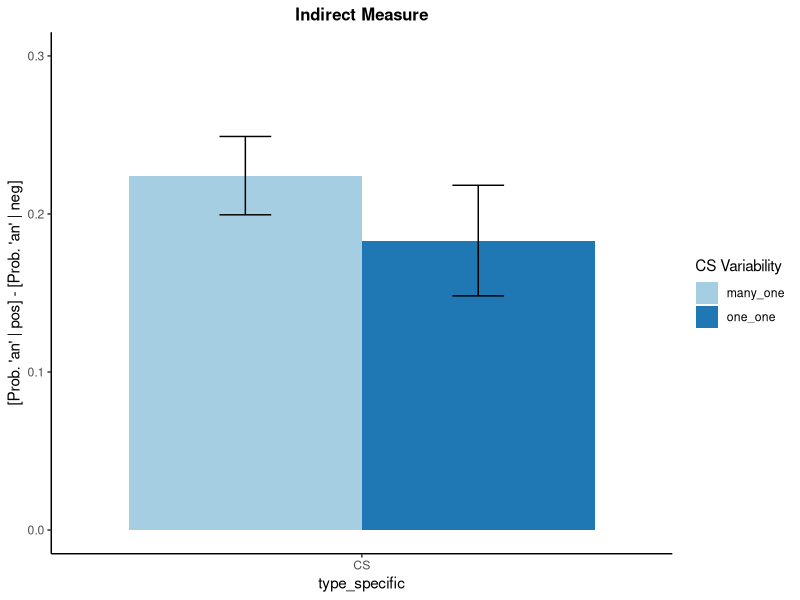

Source code (R): (Note: this script raises an error after producing the figure.)

################### CS Variability: one-to-one vs. many-to-one
### january, 2021
### Kathrin Reichmann

### Indirect Measure

### content:

# Key Press:
# (1) Type x CS Variability
# (2) Type x CS Variability x Measure
# (3) CS Category
# (4) individual CS exemplars
# (5) individual targets

# Reaction Times:
# (1) Type x CS Variability
# (2) Type x CS Variability x Measure
# (3) including presentation order

### import:
#indirect.csv

### set working directory:
setwd("\\\\sn00.zdv.uni-tuebingen.de/siskr01/Documents/Github/CSCond_analysis/CSCond_analysis/data")
#setwd("C:/Users/reich/Documents/GitHub/CSCond_analysis/data")

library(dplyr)
#library(tidyverse)

#Plot
library(ggplot2)

#Analysis
library(afex)
library(lme4)

#Functions
CI <- function(x) qnorm(0.975)*sd(x)/sqrt(length(x))
se <- function(x) sd(x)/sqrt(length(x))

setwd("\\\\sn00.zdv.uni-tuebingen.de/siskr01/Documents/Github/CSCond_analysis/CSCond_analysis/data")
#setwd("C:/Users/reich/Documents/GitHub/CSCond_analysis/data")


#import data
indirect <- read.csv2('indirect.csv', header = TRUE)
str(indirect)

as_factor <- c("subject", "val", "condition_code", "condition", "measure", "measure_code", "type", "type_specific", "category", "cs_selected")

for (factor in as_factor){
  indirect[, factor] <- as.factor(indirect[,factor])
}

indirect$type_specific <- factor(indirect$type_specific, levels = c("CS", "GS same", "GS different", "Feature"))
str(indirect)

# calculate probabilities -------------------------------------------------


#generate variable prob
dataIndirect <- aggregate(response ~ subject + condition_code + condition + measure + val + type + type_specific, indirect, sum )
dataIndirect$nr_val <- aggregate(response ~ subject + condition_code + condition + measure + val + type + type_specific, indirect, length)[[8]]
dataIndirect$prob <- (dataIndirect$response/dataIndirect$nr_val) #prob: proportion "angenehm" of all stimuli in a combination of conditions
head(dataIndirect)

#generate variable diff
for (name in unique(dataIndirect$type_specific)){
  temp <- dataIndirect[dataIndirect$type_specific == name,];
  dataIndirect$diff[dataIndirect$type_specific == name] <- temp$prob[temp$val == "pos"] - temp$prob[temp$val == "neg"]
}

#columns for all "angenehm" and "unangenehm" answers
dataIndirect$an <- dataIndirect$response #column for "unangenehm" answer
dataIndirect$un <- dataIndirect$nr_val - dataIndirect$response #column for "angenehm" answer
head(dataIndirect)


### Plot difference scores: CS Variability x Type

barplotDiffData <- aggregate(diff ~ condition + type_specific, dataIndirect, mean)
barplotDiffData$se <- aggregate(diff ~ condition + type_specific, dataIndirect, se)[[3]]


barplotDiff <- ggplot(barplotDiffData, aes (x = type_specific, y = diff, fill = condition)) +
  geom_bar(stat = 'identity', position = position_dodge(), show.legend = TRUE) +
  geom_errorbar(aes(ymin= diff - se, ymax= diff + se), width=.2,
                position=position_dodge(.9)) +
  ggtitle("Indirect Measure") + 
  scale_fill_brewer(palette = "Paired") +
  theme_classic() +
  theme(plot.title = element_text (hjust = 0.5, face = "bold", size = 12)) +
  labs(fill = "CS Variability") +
  scale_y_continuous (name = "[Prob. 'an' | pos] - [Prob. 'an' | neg]", breaks = seq(0, 0.3, 0.1), limits = c(0, 0.3))
barplotDiff


################### one-sample t-tests
#H0: mu = 0
#H1: mu not equal to 0 -> EC effect is significant

#for GS different
t.test(dataIndirect$diff[dataIndirect$condition == "one_one" & dataIndirect$type_specific == "GS different"], mu = 0, alternative = "two.sided")
t.test(dataIndirect$diff[dataIndirect$condition == "many_one" & dataIndirect$type_specific == "GS different"], mu = 0, alternative = "two.sided")


################### (1) CS Variability x Type (CS vs. GS same)

#Hypothesis: interaction type x CS Variability


CSGSsame <- dataIndirect[dataIndirect$type_specific == "CS" | dataIndirect$type_specific == "GS same",]

#### mixed-model ANOVA with CS Variability x Type (CS vs. GS same)
indirect.type <- aggregate(diff ~ condition + type_specific + subject, CSGSsame, mean)
aov_specific <- aov_car(diff ~ condition*type_specific + Error(subject/type_specific), indirect.type, anova_table = list("pes"))
aov_specific

#2-way interaction n.s.

################### CS Variability x Type (CS vs. GS same vs. GS different vs. Feature)

#### mixed-model ANOVA with CS Variability x Type (CS vs. GS same vs. GS different vs. Feature)
indirect.type <- aggregate(diff ~ condition + type_specific + subject, dataIndirect, mean)
aov_specific <- aov_car(diff ~ condition*type_specific + Error(subject/type_specific), indirect.type, anova_table = list("pes"))
summary(aov_specific)
#Departure from Sphericity, use Greenhouse-Geisser correction

#interaction n.s.
#main effect type_specific
aggregate(diff ~ type_specific, dataIndirect, mean)


##????? as linear model
lm.type_specific <- lm(diff ~ type_specific*condition, dataIndirect)
summary(lm.type_specific)

lm.type_specific2 <- lmer(diff ~ type_specific + condition + (type_specific | subject), dataIndirect)
summary(lm.type_specific)

lm.type_specific3 <- lmer(diff ~ type_specific*condition + (type_specific | subject), dataIndirect)
summary(lm.type_specific3)

anova(lm.type_specific2, lm.type_specific3)



#simple slopes
#CS
lm1 <- lm(diff ~ condition, dataIndirect[dataIndirect$type_specific == "CS",])
summary(lm1)

lm2 <- lm(diff ~ condition, dataIndirect[dataIndirect$type_specific == "GS same",])
summary(lm2)

lm3 <- lm(diff ~ condition, dataIndirect[dataIndirect$type_specific == "GS different",])
summary(lm3)

lm4 <- lm(diff ~ condition, dataIndirect[dataIndirect$type_specific == "Feature",])
summary(lm4)


################### randomly select 2 CSs in "many-to-one"

new_one <- indirect[indirect$condition == "one_one",]
new_many <- indirect[indirect$condition == "many_one",]
new_many <- new_many[!new_many$type_specific == "CS",]
new_indirect <- rbind(new_one, new_many)

for (subject in unique(indirect$subject)){
  if (indirect$condition[indirect$subject == subject] == "many_one"){
    for (cat in 1:4){
      temp <- indirect[indirect$subject == subject & indirect$type_specific == "CS" & indirect$category == cat,]
      select <- temp[1:2,]
      new_indirect <- rbind(new_indirect, select)
    }
  }
  
}

#generate variable prob
dataIndirect_new <- aggregate(response ~ subject + condition_code + condition + measure + val + type + type_specific, new_indirect, sum )
dataIndirect_new$nr_val <- aggregate(response ~ subject + condition_code + condition + measure + val + type + type_specific, new_indirect, length)[[8]]
dataIndirect_new$prob <- (dataIndirect$response/dataIndirect$nr_val) #prob: proportion "angenehm" of all stimuli in a combination of conditions
head(dataIndirect)

#generate variable diff
for (name in unique(dataIndirect_new$type_specific)){
  temp <- dataIndirect_new[dataIndirect_new$type_specific == name,];
  dataIndirect_new$diff[dataIndirect_new$type_specific == name] <- temp$prob[temp$val == "pos"] - temp$prob[temp$val == "neg"]
}

#Plot
barplotDiffData <- aggregate(diff ~ condition + type_specific, dataIndirect_new, mean)
barplotDiffData$se <- aggregate(diff ~ condition + type_specific, dataIndirect_new, se)[[3]]


barplotDiff <- ggplot(barplotDiffData, aes (x = type_specific, y = diff, fill = condition)) +
  geom_bar(stat = 'identity', position = position_dodge(), show.legend = TRUE) +
  geom_errorbar(aes(ymin= diff - se, ymax= diff + se), width=.2,
                position=position_dodge(.9)) +
  ggtitle("Indirect Measure") + 
  scale_fill_brewer(palette = "Paired") +
  theme_classic() +
  theme(plot.title = element_text (hjust = 0.5, face = "bold", size = 12)) +
  labs(fill = "CS Variability") +
  scale_y_continuous (name = "[Prob. 'an' | pos] - [Prob. 'an' | neg]", breaks = seq(0, 0.3, 0.1), limits = c(0, 0.3))
barplotDiff

#### mixed-model ANOVA with CS Variability x Type (CS -only 2 CSs vs. GS same vs. GS different vs. Feature)
indirect.type <- aggregate(diff ~ condition + type_specific + subject, dataIndirect_new, mean)
aov_specific <- aov_car(diff ~ condition*type_specific + Error(subject/type_specific), indirect.type, anova_table = list("pes"))
summary(aov_specific)
#Departure from Sphericity, use Greenhouse-Geisser correction

################### calculate Generalized Linear Model (GLM)

#GLM on (un, an) condition * type_specific * val

glm1 <- glm(cbind(un, an) ~ 1, binomial, dataIndirect) #minimal model
glm2 <- glm(cbind(un, an) ~ condition + type_specific + val, binomial, dataIndirect)
glm3 <- glm(cbind(un, an) ~ condition* type_specific + val, binomial, dataIndirect)
glm4 <- glm(cbind(un, an) ~ condition* type_specific * val, binomial, dataIndirect) #saturated model
anova(glm1, glm2, glm3, glm4, test = "LRT")
summary(glm4)

#"WK angenehm bei one_one und CS"
predict(glm4, data.frame(condition = "one_one", type_specific = "CS", val = 'neg'), type = "resp")
predict(glm4, data.frame(condition = "one_one", type_specific = "CS", val = 'pos'), type = "resp")


################## Additional plots

#plot different valences
barplotDiffData <- aggregate(prob ~ val + type_specific + condition, dataIndirect, mean)
barplotDiffData$se <- aggregate(prob ~ val + type_specific + condition, dataIndirect, se)[[4]]

barplotPosNeg <- ggplot(barplotDiffData, aes (x = type_specific, y = prob, fill = condition)) +
  facet_grid(. ~ val)+
  geom_bar(stat = 'identity', position = position_dodge(), show.legend = TRUE) +
  geom_errorbar(aes(ymin= prob - se, ymax= prob + se), width=.2,
                position=position_dodge(.9)) +
    geom_hline(yintercept = 0.5, color = "red") +
  ggtitle("Positive and Negative Valence") + 
  theme(plot.title = element_text (hjust = 0.5, face = "bold", size = 12)) +
  scale_fill_brewer(palette = "Paired") +
  scale_y_continuous(name = "Prob. of 'Angenehm'")
barplotPosNeg

#boxplot
posnegIndirectData <- aggregate(prob ~ val + type_specific + condition, dataIndirect, mean)
posnegIndirect <- ggplot(dataIndirect, aes (x = type_specific, y = prob, fill = condition)) +
  facet_grid(. ~ val) +
  stat_boxplot(geom = "errorbar") +
  geom_boxplot(show.legend = TRUE) +
  ggtitle("Positive and Negative Pairings") + 
  theme(plot.title = element_text (hjust = 0.5, face = "bold", size = 12)) +
  scale_fill_brewer(palette = "Blues") +
  scale_y_continuous(name = "Prob. of 'Angenehm'")
posnegIndirect

################## (2) Variability x Type x Measure

#Plot
barplotDiffMeasure <- aggregate(diff ~ type_specific + measure + condition, dataIndirect, mean)
barplotDiffMeasure$se <- aggregate(diff ~ type_specific + measure + condition, dataIndirect, se)[[4]]

indirect.Measure <- ggplot(barplotDiffMeasure, aes (x = type_specific, y = diff, fill = condition)) +
  facet_grid(. ~ measure) +
  geom_bar(stat = 'identity', position = position_dodge(), show.legend = TRUE) +
  geom_errorbar(aes(ymin= diff - se, ymax= diff + se), width=.2,
                position=position_dodge(.9)) +
  ggtitle("Indirect Measure") + 
  theme(plot.title = element_text (hjust = 0.5, face = "bold", size = 12)) +
  scale_fill_brewer(palette = "Paired")  + 
  scale_y_continuous(name = "[Prob. 'an' | pos] - [Prob. 'an' | neg]")
indirect.Measure

#ANOVA
indirect.measure <- aggregate(diff ~ condition + measure + type_specific + subject, dataIndirect, mean)
aov_measure <- aov_car(diff ~ condition*type_specific*measure + Error(subject/type_specific), indirect.measure, anova_table = list("pes"))
aov_measure
summary(aov_measure)
#interaction n.s., no significant influence of 'measure'

################## (3) including category

#Plot
categoryIndirect <- aggregate(response ~  condition  + val + type_specific + category, indirect, sum )
categoryIndirect$nr_val <- aggregate(response ~ condition + val + type_specific + category, indirect, length)[[5]]
categoryIndirect$prob <- (categoryIndirect$response/categoryIndirect$nr_val)
head(categoryIndirect)

plot.categories <- ggplot(categoryIndirect, aes (x = category, y = prob, fill = val)) +
  stat_boxplot(geom = "errorbar") +
  geom_boxplot(show.legend = TRUE) +
  geom_hline(yintercept = 0.5, color = "red") +
  ggtitle("Categories") + 
  theme(plot.title = element_text (hjust = 0.5, face = "bold", size = 12)) +
  scale_fill_brewer(palette = "Blues") 
plot.categories

################## (4) including individual CSs

#Plot
CSselectedIndirect <- aggregate(response ~  val + cs_selected, indirect, sum )
CSselectedIndirect$nr_val <- aggregate(response ~ val + cs_selected, indirect, length)[[3]]
CSselectedIndirect$prob <- (CSselectedIndirect$response/CSselectedIndirect$nr_val)
head(CSselectedIndirect)

CsselectedPlot <- ggplot(CSselectedIndirect, aes (x = cs_selected, y = prob, col = val)) +
  geom_point(show.legend = TRUE) +
  ggtitle("Single CSs") + 
  theme(plot.title = element_text (hjust = 0.5, face = "bold", size = 12)) +
  scale_fill_brewer(palette = "Blues") 
CsselectedPlot

#4/GS2 
#1/GS1, 1/GS2, 1/GS3 

################## (5) including targets


targetsIndirect <- aggregate(response ~ target + val + condition + type_specific, indirect, sum)
targetsIndirect$nr_val <- aggregate(response ~ target + val + condition + type_specific, indirect, length) [[5]]
targetsIndirect$prob <- (targetsIndirect$response/targetsIndirect$nr_val)
head(targetsIndirect)

#generate variable diff
for (target in unique(targetsIndirect$target)){
  for (name in unique(targetsIndirect$type_specific)){
    temp <- targetsIndirect[targetsIndirect$target == target & targetsIndirect$type_specific == name,];
    targetsIndirect$diff[targetsIndirect$target == target & targetsIndirect$type_specific == name] <- temp$prob[temp$val == "pos"] - temp$prob[temp$val == "neg"]
  }
}

head(targetsIndirect)

## ?? include target as grouping factor in analysis
lmProbTargets <- lmer(diff ~ type_specific*condition*val + (type_specific|target), targetsIndirect)
summary(lmProbTargets)

#Plot
plot.targets <- aggregate(prob ~ target + val, targetsIndirect, mean)
plot.targets$target <- as.factor(plot.targets$target)

plotTarget <- ggplot(plot.targets, aes (x = target, y = prob, col = val)) +
  geom_point() +
  ggtitle("Targets on x-axis") + 
  theme(plot.title = element_text (hjust = 0.5, face = "bold", size = 12)) +
  scale_color_brewer(palette = "Set1") +
  scale_y_continuous(name = "Prob. 'angenehm'")
plotTarget

#Target 13 und 29 immer eher pos.
#Target 42 eher neg.

# reaction times ----------------------------------------------------------


#generate data set with reaction times
dataRT <- aggregate(rt ~ subject + condition_code + condition + measure + val + type + type_specific + nr_pres, indirect, mean )
dataRT <- dataRT[!dataRT$rt > 5000,]
head(dataRT)


################## (1) CS variability x type_specific

#Plot
plot.RT <- aggregate(rt ~ condition + type_specific, dataRT, mean)
plot.RT$se <- aggregate(rt ~ condition + type_specific, dataRT, se)[[3]]
head(plot.RT)


barplotRT <- ggplot(plot.RT, aes (x = type_specific, y = rt, fill = condition)) +
  geom_bar(stat = 'identity', position = position_dodge(), show.legend = TRUE) +
  geom_errorbar(aes(ymin= rt - se, ymax= rt + se), width=.2,
                position=position_dodge(.9)) +
  ggtitle("Indirect Measure") + 
  scale_fill_brewer(palette = "Paired") +
  theme_classic() +
  theme(plot.title = element_text (hjust = 0.5, face = "bold", size = 12)) +
  labs(fill = "CS Variability") +
  scale_y_continuous (name = "Reaction Times")
barplotRT

#Plot for each valence separately
plot.RT <- aggregate(rt ~ condition + type_specific + val, dataRT, mean)
plot.RT$se <- aggregate(rt ~ condition + type_specific + val, dataRT, se)[[4]]
head(plot.RT)


barplotRT <- ggplot(plot.RT, aes (x = type_specific, y = rt, fill = condition)) +
  facet_grid(. ~val) +
  geom_bar(stat = 'identity', position = position_dodge(), show.legend = TRUE) +
  geom_errorbar(aes(ymin= rt - se, ymax= rt + se), width=.2,
                position=position_dodge(.9)) +
  ggtitle("Indirect Measure") + 
  scale_fill_brewer(palette = "Paired") +
  theme_classic() +
  theme(plot.title = element_text (hjust = 0.5, face = "bold", size = 12)) +
  labs(fill = "CS Variability") +
  scale_y_continuous (name = "Reaction Times")
barplotRT

#Boxplot
barplotRT <- ggplot(dataRT, aes (x = type_specific, y = rt, fill = condition)) +
  stat_boxplot(geom = "errorbar") +
  geom_boxplot(show.legend = TRUE) +
  ggtitle("Indirect Measure") + 
  scale_fill_brewer(palette = "Paired") +
  theme_classic() +
  theme(plot.title = element_text (hjust = 0.5, face = "bold", size = 12)) +
  labs(fill = "CS Variability") +
  scale_y_continuous (name = "Reaction Times")
barplotRT

################## (2) CS variability x type_specific x measure

#Plot
plot.RT <- aggregate(rt ~ condition + type_specific + measure, dataRT, mean)
plot.RT$se <- aggregate(rt ~ condition + type_specific + measure, dataRT, se)[[4]]
head(plot.RT)


barplotRT <- ggplot(plot.RT, aes (x = type_specific, y = rt, fill = condition)) +
  facet_grid(. ~ measure) +
  geom_bar(stat = 'identity', position = position_dodge(), show.legend = TRUE) +
  geom_errorbar(aes(ymin= rt - se, ymax= rt + se), width=.2,
                position=position_dodge(.9)) +
  ggtitle("Indirect Measure") + 
  scale_fill_brewer(palette = "Paired") +
  theme_classic() +
  theme(plot.title = element_text (hjust = 0.5, face = "bold", size = 12)) +
  labs(fill = "CS Variability") +
  scale_y_continuous (name = "Reaction Times")
barplotRT


################## (3) including presentation order

#Plot
plot.RT <- aggregate(rt ~ nr_pres, dataRT, mean)
plot.RT$se <- aggregate(rt ~ nr_pres, dataRT, se)[[2]]
head(plot.RT)


#aggregate(prob ~ val + type_specific, dataIndirect, mean)
plot.presOrder <- ggplot(plot.RT, aes (x = nr_pres, y = rt)) +
  geom_point(show.legend = TRUE) +
  ggtitle("Presentation order of trails") + 
  theme(plot.title = element_text (hjust = 0.5, face = "bold", size = 12)) +
  scale_color_brewer(palette = "Set1") +
  scale_y_continuous(name = "Reaction Times") +
  scale_x_continuous(name = "Presentation Order")
plot.presOrder
